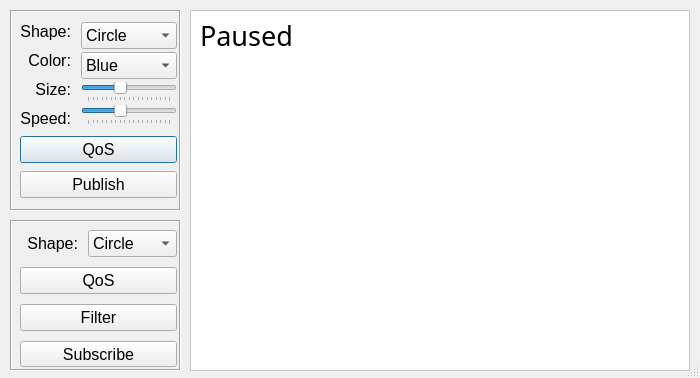
<?xml version="1.0" encoding="UTF-8"?>
<ui version="4.0">
 <class>ShapesDialog</class>
 <widget class="QDialog" name="ShapesDialog">
  <property name="windowModality">
   <enum>Qt::NonModal</enum>
  </property>
  <property name="enabled">
   <bool>true</bool>
  </property>
  <property name="geometry">
   <rect>
    <x>0</x>
    <y>0</y>
    <width>700</width>
    <height>378</height>
   </rect>
  </property>
  <property name="sizePolicy">
   <sizepolicy hsizetype="Fixed" vsizetype="Fixed">
    <horstretch>0</horstretch>
    <verstretch>0</verstretch>
   </sizepolicy>
  </property>
  <property name="minimumSize">
   <size>
    <width>700</width>
    <height>378</height>
   </size>
  </property>
  <property name="maximumSize">
   <size>
    <width>518</width>
    <height>378</height>
   </size>
  </property>
  <property name="focusPolicy">
   <enum>Qt::ClickFocus</enum>
  </property>
  <property name="windowTitle">
   <string> iShapes </string>
  </property>
  <property name="sizeGripEnabled">
   <bool>true</bool>
  </property>
  <property name="modal">
   <bool>false</bool>
  </property>
  <widget class="QFrame" name="frame">
   <property name="geometry">
    <rect>
     <x>10</x>
     <y>10</y>
     <width>171</width>
     <height>201</height>
    </rect>
   </property>
   <property name="font">
    <font>
     <family>Lucida Grande</family>
     <pointsize>12</pointsize>
    </font>
   </property>
   <property name="frameShape">
    <enum>QFrame::Box</enum>
   </property>
   <property name="frameShadow">
    <enum>QFrame::Sunken</enum>
   </property>
   <widget class="QWidget" name="layoutWidget">
    <property name="geometry">
     <rect>
      <x>10</x>
      <y>10</y>
      <width>157</width>
      <height>183</height>
     </rect>
    </property>
    <property name="font">
     <font>
      <family>Lucida Grande</family>
      <pointsize>12</pointsize>
     </font>
    </property>
    <layout class="QVBoxLayout" name="verticalLayout_3">
     <item>
      <layout class="QHBoxLayout" name="horizontalLayout">
       <property name="spacing">
        <number>10</number>
       </property>
       <item>
        <layout class="QVBoxLayout" name="verticalLayout">
         <item>
          <widget class="QLabel" name="wShapeLabel">
           <property name="font">
            <font>
             <family>Lucida Grande</family>
             <pointsize>12</pointsize>
             <stylestrategy>PreferAntialias</stylestrategy>
             <kerning>false</kerning>
            </font>
           </property>
           <property name="layoutDirection">
            <enum>Qt::LeftToRight</enum>
           </property>
           <property name="text">
            <string>Shape:</string>
           </property>
           <property name="alignment">
            <set>Qt::AlignRight|Qt::AlignTrailing|Qt::AlignVCenter</set>
           </property>
          </widget>
         </item>
         <item>
          <widget class="QLabel" name="colorLabel">
           <property name="font">
            <font>
             <family>Lucida Grande</family>
             <pointsize>12</pointsize>
             <stylestrategy>PreferAntialias</stylestrategy>
             <kerning>false</kerning>
            </font>
           </property>
           <property name="text">
            <string>Color:</string>
           </property>
           <property name="alignment">
            <set>Qt::AlignRight|Qt::AlignTrailing|Qt::AlignVCenter</set>
           </property>
          </widget>
         </item>
         <item>
          <widget class="QLabel" name="label">
           <property name="font">
            <font>
             <family>Lucida Grande</family>
             <pointsize>12</pointsize>
             <stylestrategy>PreferAntialias</stylestrategy>
             <kerning>false</kerning>
            </font>
           </property>
           <property name="text">
            <string>Size:</string>
           </property>
           <property name="alignment">
            <set>Qt::AlignRight|Qt::AlignTrailing|Qt::AlignVCenter</set>
           </property>
          </widget>
         </item>
         <item>
          <widget class="QLabel" name="label_2">
           <property name="font">
            <font>
             <family>Lucida Grande</family>
             <pointsize>12</pointsize>
             <stylestrategy>PreferAntialias</stylestrategy>
             <kerning>false</kerning>
            </font>
           </property>
           <property name="text">
            <string>Speed:</string>
           </property>
           <property name="alignment">
            <set>Qt::AlignRight|Qt::AlignTrailing|Qt::AlignVCenter</set>
           </property>
          </widget>
         </item>
        </layout>
       </item>
       <item>
        <layout class="QVBoxLayout" name="verticalLayout_2">
         <property name="spacing">
          <number>3</number>
         </property>
         <item>
          <widget class="QComboBox" name="wShapeList">
           <property name="font">
            <font>
             <family>Lucida Grande</family>
             <pointsize>12</pointsize>
             <stylestrategy>PreferAntialias</stylestrategy>
             <kerning>false</kerning>
            </font>
           </property>
           <item>
            <property name="text">
             <string>Circle</string>
            </property>
           </item>
           <item>
            <property name="text">
             <string>Square</string>
            </property>
           </item>
           <item>
            <property name="text">
             <string>Triangle</string>
            </property>
           </item>
          </widget>
         </item>
         <item>
          <widget class="QComboBox" name="colorList">
           <property name="font">
            <font>
             <family>Lucida Grande</family>
             <pointsize>12</pointsize>
             <stylestrategy>PreferAntialias</stylestrategy>
             <kerning>false</kerning>
            </font>
           </property>
           <item>
            <property name="text">
             <string>Blue</string>
            </property>
           </item>
           <item>
            <property name="text">
             <string>Red</string>
            </property>
           </item>
           <item>
            <property name="text">
             <string>Green</string>
            </property>
           </item>
           <item>
            <property name="text">
             <string>Orange</string>
            </property>
           </item>
           <item>
            <property name="text">
             <string>Yellow</string>
            </property>
           </item>
           <item>
            <property name="text">
             <string>Magenta</string>
            </property>
           </item>
           <item>
            <property name="text">
             <string>Cyan</string>
            </property>
           </item>
           <item>
            <property name="text">
             <string>Gray</string>
            </property>
           </item>
          </widget>
         </item>
         <item>
          <widget class="QSlider" name="sizeSlider">
           <property name="font">
            <font>
             <family>Lucida Grande</family>
             <pointsize>12</pointsize>
            </font>
           </property>
           <property name="minimum">
            <number>10</number>
           </property>
           <property name="maximum">
            <number>100</number>
           </property>
           <property name="singleStep">
            <number>10</number>
           </property>
           <property name="pageStep">
            <number>20</number>
           </property>
           <property name="value">
            <number>45</number>
           </property>
           <property name="sliderPosition">
            <number>45</number>
           </property>
           <property name="orientation">
            <enum>Qt::Horizontal</enum>
           </property>
           <property name="tickPosition">
            <enum>QSlider::TicksBelow</enum>
           </property>
           <property name="tickInterval">
            <number>5</number>
           </property>
          </widget>
         </item>
         <item>
          <widget class="QSlider" name="speedSlider">
           <property name="font">
            <font>
             <family>Lucida Grande</family>
             <pointsize>12</pointsize>
            </font>
           </property>
           <property name="minimum">
            <number>10</number>
           </property>
           <property name="maximum">
            <number>100</number>
           </property>
           <property name="singleStep">
            <number>10</number>
           </property>
           <property name="pageStep">
            <number>20</number>
           </property>
           <property name="value">
            <number>45</number>
           </property>
           <property name="sliderPosition">
            <number>45</number>
           </property>
           <property name="orientation">
            <enum>Qt::Horizontal</enum>
           </property>
           <property name="tickPosition">
            <enum>QSlider::TicksBelow</enum>
           </property>
           <property name="tickInterval">
            <number>5</number>
           </property>
          </widget>
         </item>
        </layout>
       </item>
      </layout>
     </item>
     <item>
      <widget class="QPushButton" name="pubQosButton">
       <property name="sizePolicy">
        <sizepolicy hsizetype="Minimum" vsizetype="Fixed">
         <horstretch>0</horstretch>
         <verstretch>0</verstretch>
        </sizepolicy>
       </property>
       <property name="font">
        <font>
         <family>Lucida Grande</family>
         <pointsize>12</pointsize>
         <stylestrategy>PreferAntialias</stylestrategy>
         <kerning>false</kerning>
        </font>
       </property>
       <property name="toolTip">
        <string>&lt;!DOCTYPE HTML PUBLIC &quot;-//W3C//DTD HTML 4.0//EN&quot; &quot;http://www.w3.org/TR/REC-html40/strict.dtd&quot;&gt;
&lt;html&gt;&lt;head&gt;&lt;meta name=&quot;qrichtext&quot; content=&quot;1&quot; /&gt;&lt;style type=&quot;text/css&quot;&gt;
p, li { white-space: pre-wrap; }
&lt;/style&gt;&lt;/head&gt;&lt;body style=&quot; font-family:'Ubuntu'; font-size:10pt; font-weight:400; font-style:normal;&quot;&gt;
&lt;p style=&quot; margin-top:0px; margin-bottom:0px; margin-left:0px; margin-right:0px; -qt-block-indent:0; text-indent:0px;&quot;&gt;Click to set custom QoS&lt;/p&gt;&lt;/body&gt;&lt;/html&gt;</string>
       </property>
       <property name="text">
        <string>QoS</string>
       </property>
       <property name="default">
        <bool>false</bool>
       </property>
       <property name="flat">
        <bool>false</bool>
       </property>
      </widget>
     </item>
     <item>
      <widget class="QPushButton" name="createWriterButton">
       <property name="sizePolicy">
        <sizepolicy hsizetype="Minimum" vsizetype="Fixed">
         <horstretch>0</horstretch>
         <verstretch>0</verstretch>
        </sizepolicy>
       </property>
       <property name="font">
        <font>
         <family>Lucida Grande</family>
         <pointsize>12</pointsize>
         <stylestrategy>PreferAntialias</stylestrategy>
         <kerning>false</kerning>
        </font>
       </property>
       <property name="toolTip">
        <string>&lt;!DOCTYPE HTML PUBLIC &quot;-//W3C//DTD HTML 4.0//EN&quot; &quot;http://www.w3.org/TR/REC-html40/strict.dtd&quot;&gt;
&lt;html&gt;&lt;head&gt;&lt;meta name=&quot;qrichtext&quot; content=&quot;1&quot; /&gt;&lt;style type=&quot;text/css&quot;&gt;
p, li { white-space: pre-wrap; }
&lt;/style&gt;&lt;/head&gt;&lt;body style=&quot; font-family:'Ubuntu'; font-size:10pt; font-weight:400; font-style:normal;&quot;&gt;
&lt;p style=&quot; margin-top:0px; margin-bottom:0px; margin-left:0px; margin-right:0px; -qt-block-indent:0; text-indent:0px;&quot;&gt;Click Publish Topic&lt;/p&gt;&lt;/body&gt;&lt;/html&gt;</string>
       </property>
       <property name="text">
        <string>Publish</string>
       </property>
      </widget>
     </item>
    </layout>
   </widget>
  </widget>
  <widget class="QFrame" name="frame_2">
   <property name="geometry">
    <rect>
     <x>10</x>
     <y>220</y>
     <width>171</width>
     <height>151</height>
    </rect>
   </property>
   <property name="font">
    <font>
     <family>Lucida Grande</family>
     <pointsize>12</pointsize>
    </font>
   </property>
   <property name="frameShape">
    <enum>QFrame::Box</enum>
   </property>
   <property name="frameShadow">
    <enum>QFrame::Sunken</enum>
   </property>
   <widget class="QWidget" name="layoutWidget1">
    <property name="geometry">
     <rect>
      <x>10</x>
      <y>10</y>
      <width>157</width>
      <height>137</height>
     </rect>
    </property>
    <property name="font">
     <font>
      <family>Lucida Grande</family>
      <pointsize>12</pointsize>
     </font>
    </property>
    <layout class="QVBoxLayout" name="verticalLayout_4">
     <property name="spacing">
      <number>10</number>
     </property>      
     <item>
      <layout class="QHBoxLayout" name="horizontalLayout_2">
       <item>
        <widget class="QLabel" name="label_3">
         <property name="font">
          <font>
           <family>Lucida Grande</family>
           <pointsize>12</pointsize>
           <stylestrategy>PreferAntialias</stylestrategy>
           <kerning>false</kerning>
          </font>
         </property>
         <property name="layoutDirection">
          <enum>Qt::LeftToRight</enum>
         </property>
         <property name="text">
          <string>Shape:</string>
         </property>
         <property name="alignment">
          <set>Qt::AlignRight|Qt::AlignTrailing|Qt::AlignVCenter</set>
         </property>
        </widget>
       </item>
       <item>
        <widget class="QComboBox" name="rShapeList">
         <property name="font">
          <font>
           <family>Lucida Grande</family>
           <pointsize>12</pointsize>
           <stylestrategy>PreferAntialias</stylestrategy>
           <kerning>false</kerning>
          </font>
         </property>
         <item>
          <property name="text">
           <string>Circle</string>
          </property>
         </item>
         <item>
          <property name="text">
           <string>Square</string>
          </property>
         </item>
         <item>
          <property name="text">
           <string>Triangle</string>
          </property>
         </item>
        </widget>
       </item>
      </layout>
     </item>
     <item>
      <widget class="QPushButton" name="subQosButton">
       <property name="font">
        <font>
         <family>Lucida Grande</family>
         <pointsize>12</pointsize>
         <stylestrategy>PreferAntialias</stylestrategy>
         <kerning>false</kerning>
        </font>
       </property>
       <property name="toolTip">
        <string>&lt;!DOCTYPE HTML PUBLIC &quot;-//W3C//DTD HTML 4.0//EN&quot; &quot;http://www.w3.org/TR/REC-html40/strict.dtd&quot;&gt;
&lt;html&gt;&lt;head&gt;&lt;meta name=&quot;qrichtext&quot; content=&quot;1&quot; /&gt;&lt;style type=&quot;text/css&quot;&gt;
p, li { white-space: pre-wrap; }
&lt;/style&gt;&lt;/head&gt;&lt;body style=&quot; font-family:'Ubuntu'; font-size:10pt; font-weight:400; font-style:normal;&quot;&gt;
&lt;p style=&quot; margin-top:0px; margin-bottom:0px; margin-left:0px; margin-right:0px; -qt-block-indent:0; text-indent:0px;&quot;&gt;Click to set custom QoS&lt;/p&gt;&lt;/body&gt;&lt;/html&gt;</string>
       </property>
       <property name="text">
        <string>QoS</string>
       </property>
      </widget>
     </item>
     <item>
      <widget class="QPushButton" name="filterButton">
       <property name="font">
        <font>
         <family>Lucida Grande</family>
         <pointsize>12</pointsize>
         <stylestrategy>PreferAntialias</stylestrategy>
         <kerning>false</kerning>
        </font>
       </property>
       <property name="toolTip">
        <string>&lt;!DOCTYPE HTML PUBLIC &quot;-//W3C//DTD HTML 4.0//EN&quot; &quot;http://www.w3.org/TR/REC-html40/strict.dtd&quot;&gt;
&lt;html&gt;&lt;head&gt;&lt;meta name=&quot;qrichtext&quot; content=&quot;1&quot; /&gt;&lt;style type=&quot;text/css&quot;&gt;
p, li { white-space: pre-wrap; }
&lt;/style&gt;&lt;/head&gt;&lt;body style=&quot; font-family:'Ubuntu'; font-size:10pt; font-weight:400; font-style:normal;&quot;&gt;
&lt;p style=&quot; margin-top:0px; margin-bottom:0px; margin-left:0px; margin-right:0px; -qt-block-indent:0; text-indent:0px;&quot;&gt;Click to set custom filters&lt;/p&gt;&lt;/body&gt;&lt;/html&gt;</string>
       </property>
       <property name="text">
        <string>Filter</string>
       </property>
      </widget>
     </item>
     <item>
      <widget class="QPushButton" name="createReaderButton">
       <property name="font">
        <font>
         <family>Lucida Grande</family>
         <pointsize>12</pointsize>
         <stylestrategy>PreferAntialias</stylestrategy>
         <kerning>false</kerning>
        </font>
       </property>
       <property name="toolTip">
        <string>&lt;!DOCTYPE HTML PUBLIC &quot;-//W3C//DTD HTML 4.0//EN&quot; &quot;http://www.w3.org/TR/REC-html40/strict.dtd&quot;&gt;
&lt;html&gt;&lt;head&gt;&lt;meta name=&quot;qrichtext&quot; content=&quot;1&quot; /&gt;&lt;style type=&quot;text/css&quot;&gt;
p, li { white-space: pre-wrap; }
&lt;/style&gt;&lt;/head&gt;&lt;body style=&quot; font-family:'Ubuntu'; font-size:10pt; font-weight:400; font-style:normal;&quot;&gt;
&lt;p style=&quot; margin-top:0px; margin-bottom:0px; margin-left:0px; margin-right:0px; -qt-block-indent:0; text-indent:0px;&quot;&gt;Click Subscribe to Topic&lt;/p&gt;&lt;/body&gt;&lt;/html&gt;</string>
       </property>
       <property name="text">
        <string>Subscribe</string>
       </property>
      </widget>
     </item>
    </layout>
   </widget>
  </widget>
  <widget class="QFrame" name="renderFrame">
   <property name="geometry">
    <rect>
     <x>190</x>
     <y>10</y>
     <width>500</width>
     <height>361</height>
    </rect>
   </property>
   <property name="sizePolicy">
    <sizepolicy hsizetype="Preferred" vsizetype="Preferred">
     <horstretch>0</horstretch>
     <verstretch>0</verstretch>
    </sizepolicy>
   </property>
   <property name="minimumSize">
    <size>
     <width>500</width>
     <height>360</height>
    </size>
   </property>
   <property name="maximumSize">
    <size>
     <width>500</width>
     <height>380</height>
    </size>
   </property>
   <property name="palette">
    <palette>
     <active>
      <colorrole role="Base">
       <brush brushstyle="SolidPattern">
        <color alpha="255">
         <red>255</red>
         <green>255</green>
         <blue>255</blue>
        </color>
       </brush>
      </colorrole>
      <colorrole role="Window">
       <brush brushstyle="SolidPattern">
        <color alpha="255">
         <red>255</red>
         <green>255</green>
         <blue>255</blue>
        </color>
       </brush>
      </colorrole>
     </active>
     <inactive>
      <colorrole role="Base">
       <brush brushstyle="SolidPattern">
        <color alpha="255">
         <red>255</red>
         <green>255</green>
         <blue>255</blue>
        </color>
       </brush>
      </colorrole>
      <colorrole role="Window">
       <brush brushstyle="SolidPattern">
        <color alpha="255">
         <red>255</red>
         <green>255</green>
         <blue>255</blue>
        </color>
       </brush>
      </colorrole>
     </inactive>
     <disabled>
      <colorrole role="Base">
       <brush brushstyle="SolidPattern">
        <color alpha="255">
         <red>255</red>
         <green>255</green>
         <blue>255</blue>
        </color>
       </brush>
      </colorrole>
      <colorrole role="Window">
       <brush brushstyle="SolidPattern">
        <color alpha="255">
         <red>255</red>
         <green>255</green>
         <blue>255</blue>
        </color>
       </brush>
      </colorrole>
     </disabled>
    </palette>
   </property>
   <property name="font">
    <font>
     <family>Lucida Grande</family>
     <pointsize>12</pointsize>
    </font>
   </property>
   <property name="autoFillBackground">
    <bool>true</bool>
   </property>
   <property name="frameShape">
    <enum>QFrame::StyledPanel</enum>
   </property>
   <property name="frameShadow">
    <enum>QFrame::Raised</enum>
   </property>
   <widget class="QLabel" name="PausedLabel">
    <property name="geometry">
     <rect>
      <x>10</x>
      <y>10</y>
      <width>91</width>
      <height>31</height>
     </rect>
    </property>
    <property name="font">
     <font>
      <family>Sans Serif</family>
      <pointsize>20</pointsize>
     </font>
    </property>
    <property name="text">
     <string>Paused</string>
    </property>
   </widget>
  </widget>
  <zorder>frame_2</zorder>
  <zorder>renderFrame</zorder>
  <zorder>frame</zorder>
 </widget>
 <resources/>
 <connections>
  <connection>
   <sender>createWriterButton</sender>
   <signal>clicked()</signal>
   <receiver>ShapesDialog</receiver>
   <slot>onPublishButtonClicked()</slot>
   <hints>
    <hint type="sourcelabel">
     <x>107</x>
     <y>221</y>
    </hint>
    <hint type="destinationlabel">
     <x>111</x>
     <y>220</y>
    </hint>
   </hints>
  </connection>
  <connection>
   <sender>createReaderButton</sender>
   <signal>clicked()</signal>
   <receiver>ShapesDialog</receiver>
   <slot>onSubscribeButtonClicked()</slot>
   <hints>
    <hint type="sourcelabel">
     <x>85</x>
     <y>346</y>
    </hint>
    <hint type="destinationlabel">
     <x>89</x>
     <y>350</y>
    </hint>
   </hints>
  </connection>
  <connection>
   <sender>pubQosButton</sender>
   <signal>clicked()</signal>
   <receiver>ShapesDialog</receiver>
   <slot>onWriterQosButtonClicked()</slot>
   <hints>
    <hint type="sourcelabel">
     <x>126</x>
     <y>172</y>
    </hint>
    <hint type="destinationlabel">
     <x>181</x>
     <y>425</y>
    </hint>
   </hints>
  </connection>
  <connection>
   <sender>subQosButton</sender>
   <signal>clicked()</signal>
   <receiver>ShapesDialog</receiver>
   <slot>onReaderQosButtonClicked()</slot>
   <hints>
    <hint type="sourcelabel">
     <x>143</x>
     <y>292</y>
    </hint>
    <hint type="destinationlabel">
     <x>155</x>
     <y>522</y>
    </hint>
   </hints>
  </connection>
  <connection>
   <sender>filterButton</sender>
   <signal>clicked()</signal>
   <receiver>ShapesDialog</receiver>
   <slot>onFilterButtonClicked()</slot>
   <hints>
    <hint type="sourcelabel">
     <x>100</x>
     <y>312</y>
    </hint>
    <hint type="destinationlabel">
     <x>354</x>
     <y>189</y>
    </hint>
   </hints>
  </connection>
 </connections>
 <slots>
  <slot>onPublishButtonClicked()</slot>
  <slot>onSubscribeButtonClicked()</slot>
  <slot>onWriterQosButtonClicked()</slot>
  <slot>onReaderQosButtonClicked()</slot>
  <slot>onFilterButtonClicked()</slot>
 </slots>
</ui>
